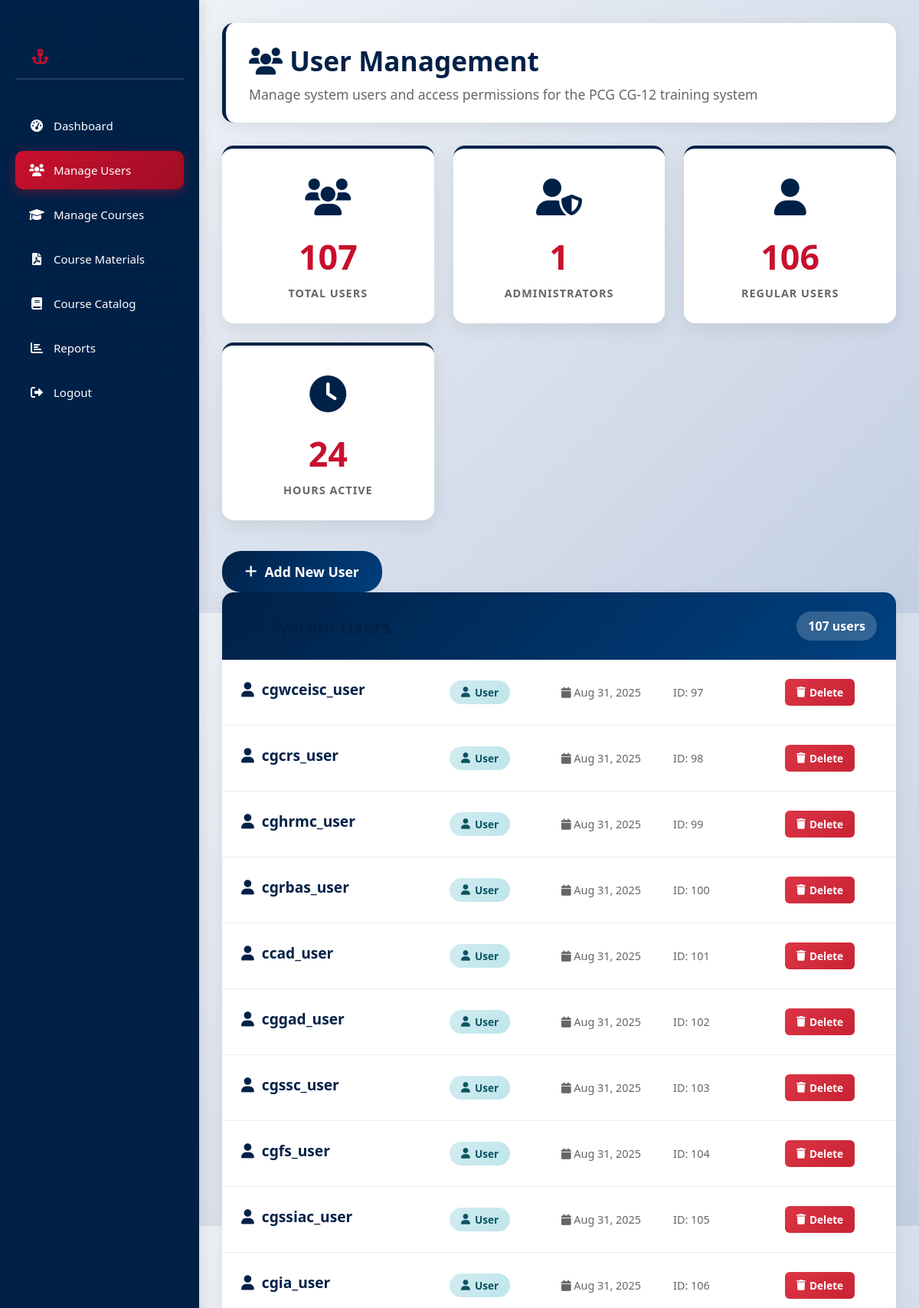
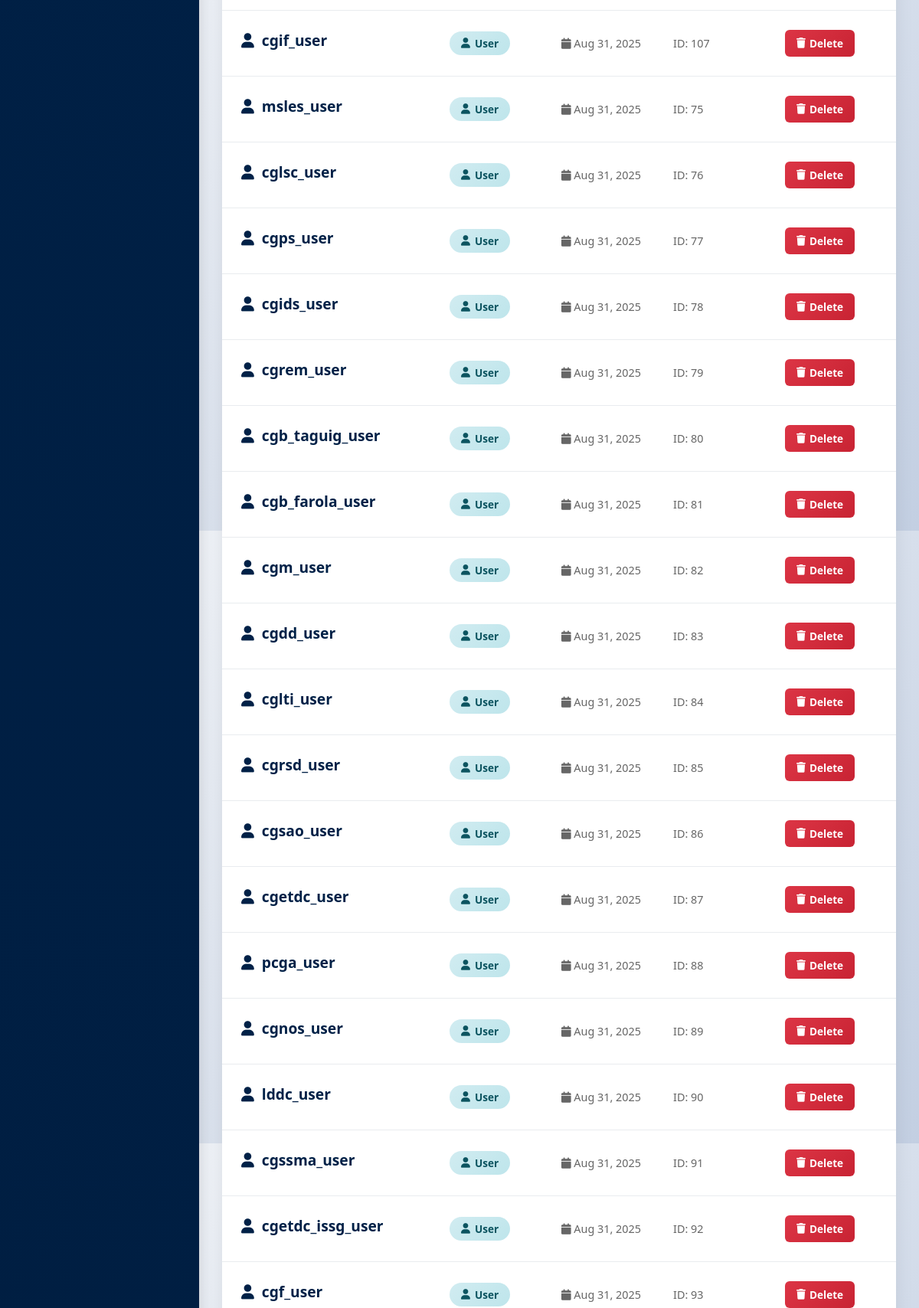
The app's page /manage-users-fixed.php (signed in, upper part) with its own data (2 pictures, top to bottom).
### tables this page shows
CREATE TABLE `users` (
  `id` int(11) NOT NULL,
  `username` varchar(50) NOT NULL,
  `password` varchar(255) NOT NULL,
  `email` varchar(100) DEFAULT NULL,
  `role` enum('admin','user') DEFAULT 'user',
  `unit_id` int(11) DEFAULT NULL,
  `created_at` timestamp NOT NULL DEFAULT current_timestamp()
);

### manage-users-fixed.php (the view, shortened to what this page needs)
<?php
include 'db.php';
$table_exists = false;
$has_created_at = false;
$check_table = $conn->query("SHOW TABLES LIKE 'users'");
if ($check_table && $check_table->num_rows > 0) {
    $table_exists = true;
    $check_column = $conn->query("SHOW COLUMNS FROM users LIKE 'created_at'");
    $has_created_at = $check_column && $check_column->num_rows > 0;
}
$users_result = null;
if ($table_exists) {
    if ($has_created_at) {
        $users_query = "SELECT * FROM users ORDER BY created_at DESC";
    } else {
        $users_query = "SELECT * FROM users ORDER BY id DESC";
    }
    $users_result = $conn->query($users_query);
}
?>
<!DOCTYPE html>
<html lang="en">
<head>
    <link rel="stylesheet" href="admin-style-enhanced.css">
    <link rel="stylesheet" href="https://cdnjs.cloudflare.com/ajax/libs/font-awesome/6.0.0/css/all.min.css">
</head>
<body>
    <div class="sidebar">
        <h2><i class="fas fa-anchor"></i> CG-12 Admin</h2>
        <ul>
            <li><a href="admin-dashboard-with-logo.php"><i class="fas fa-tachometer-alt"></i> Dashboard</a></li>
            <li><a href="manage-users-fixed.php" class="active"><i class="fas fa-users"></i> Manage Users</a></li>
            <li><a href="manage-courses.php"><i class="fas fa-graduation-cap"></i> Manage Courses</a></li>
            <li><a href="course-materials.php"><i class="fas fa-file-pdf"></i> Course Materials</a></li>
            <li><a href="course-catalog.php"><i class="fas fa-book"></i> Course Catalog</a></li>
            <li><a href="reports.html"><i class="fas fa-chart-bar"></i> Reports</a></li>
            <li><a href="logout.php"><i class="fas fa-sign-out-alt"></i> Logout</a></li>
        </ul>
    </div>
    <div class="main-content">
        <header>
            <h1><i class="fas fa-users"></i> User Management</h1>
            <p>Manage system users and access permissions for the PCG CG-12 training system</p>
        </header>
        <?php if ($table_exists && $users_result): ?>
            <div class="stats-row">
                <div class="stat-card">
                    <div class="stat-icon"><i class="fas fa-users"></i></div>
                    <div class="stat-number"><?php echo $users_result->num_rows; ?></div>
                    <div class="stat-label">Total Users</div>
                </div>
                <div class="stat-card">
                    <div class="stat-icon"><i class="fas fa-user-shield"></i></div>
                    <div class="stat-number">
                        <?php
                        $admin_count = 0;
                        $users_result->data_seek(0);
                        while ($user = $users_result->fetch_assoc()) {
                            if ($user['role'] == 'admin') $admin_count++;
                        }
                        echo $admin_count;
                        ?>
                    </div>
                    <div class="stat-label">Administrators</div>
                </div>
                <div class="stat-card">
                    <div class="stat-icon"><i class="fas fa-user"></i></div>
                    <div class="stat-number"><?php echo $users_result->num_rows - $admin_count; ?></div>
                    <div class="stat-label">Regular Users</div>
                </div>
                <div class="stat-card">
                    <div class="stat-icon"><i class="fas fa-clock"></i></div>
                    <div class="stat-number">24</div>
                    <div class="stat-label">Hours Active</div>
                </div>
            </div>
            <button class="toggle-form" onclick="toggleForm()">
                <i class="fas fa-plus"></i> Add New User
            </button>
            <div class="users-table">
                <div class="table-header">
                    <h2><i class="fas fa-list"></i> System Users</h2>
                    <span style="background: rgba(255,255,255,0.2); padding: 8px 15px; border-radius: 20px; font-weight: 600;"><?php echo $users_result->num_rows; ?> users</span>
                </div>
                <?php if ($users_result->num_rows > 0): ?>
                    <?php
                    $users_result->data_seek(0);
                    while($user = $users_result->fetch_assoc()):
                    ?>
                        <div class="user-row">
                            <div class="user-info">
                                <h4><i class="fas fa-user"></i> <?php echo htmlspecialchars($user['username']); ?></h4>
                            </div>
                            <div>
                                <span class="user-role role-<?php echo $user['role']; ?>">
                                    <i class="fas fa-<?php echo $user['role'] == 'admin' ? 'user-shield' : 'user'; ?>"></i>
                                    <?php echo ucfirst($user['role']); ?>
                                </span>
                            </div>
                            <div style="color: #666; font-size: 0.9em;">
                                <i class="fas fa-calendar"></i>
                                <?php
                                if ($has_created_at && isset($user['created_at'])) {
                                    echo date('M j, Y', strtotime($user['created_at']));
                                } else {
                                    echo 'N/A';
                                }
                                ?>
                            </div>
                            <div style="color: #666; font-size: 0.9em;">
                                ID: <?php echo $user['id']; ?>
                            </div>
                            <div class="user-actions">
                                <?php if ($user['username'] != $_SESSION['username']): ?>
                                    <form method="POST" style="display: inline;" onsubmit="return confirm('Are you sure you want to delete this user?')">
                                        <button type="submit" class="btn-delete">
                                            <i class="fas fa-trash"></i> Delete
                                        </button>
                                    </form>
                                <?php else: ?>
                                    <span class="protected-user">
                                        <i class="fas fa-shield-alt"></i> Protected
                                    </span>
                                <?php endif; ?>
                            </div>
                        </div>
                    <?php endwhile; ?>
                <?php endif; ?>
            </div>
        <?php endif; ?>
    </div>
</body>
</html>

### admin-style-enhanced.css (style rules this page uses)
* { margin: 0; padding: 0; box-sizing: border-box; font-family: "Segoe UI", Tahoma, Geneva, Verdana, sans-serif; }
body { display: flex; min-height: 100vh; background: linear-gradient(135deg, #f5f7fa 0%, #c3cfe2 100%); color: #333; }
.sidebar { width: 260px; background: linear-gradient(180deg, #002147 0%, #001a3a 100%); color: #fff; padding: 25px 20px; position: fixed; height: 100%; z-index: 1000; box-shadow: 4px 0 15px rgba(0,0,0,0.1); }
.sidebar h2 { font-size: 20px; margin-bottom: 35px; text-align: center; border-bottom: 2px solid #ffffff20; padding-bottom: 15px; font-weight: 600; letter-spacing: 1px; }
.sidebar h2 i { margin-right: 10px; color: #c8102e; }
.sidebar ul { list-style: none; }
.sidebar ul li { margin: 8px 0; }
.sidebar ul li a { color: #fff; text-decoration: none; font-size: 15px; display: flex; align-items: center; padding: 15px 18px; border-radius: 10px; transition: all 0.3s ease; font-weight: 500; }
.sidebar ul li a i { margin-right: 12px; width: 20px; text-align: center; font-size: 16px; }
.sidebar ul li a.active { background: linear-gradient(135deg, #c8102e 0%, #a00d26 100%); box-shadow: 0 4px 15px rgba(200, 16, 46, 0.4); }
.main-content { margin-left: 260px; padding: 30px; flex: 1; width: calc(100% - 260px); min-height: 100vh; background: transparent; }
header { margin-bottom: 30px; background: white; padding: 25px 30px; border-radius: 15px; box-shadow: 0 4px 20px rgba(0,0,0,0.08); border-left: 5px solid #002147; }
header h1 { color: #002147; font-size: 2.2em; margin-bottom: 8px; font-weight: 600; }
header p { color: #666; font-size: 1.1em; margin: 0; }
.stat-card { background: white; padding: 30px; border-radius: 15px; box-shadow: 0 8px 25px rgba(0,0,0,0.08); text-align: center; border-top: 4px solid #002147; transition: all 0.3s ease; position: relative; overflow: hidden; }
.stat-card::before { content: ''; position: absolute; top: 0; left: -100%; width: 100%; height: 100%; background: linear-gradient(90deg, transparent, rgba(255,255,255,0.4), transparent); transition: left 0.5s; }
h2 { margin: 35px 0 20px; font-size: 1.6em; color: #002147; text-align: left; font-weight: 600; }
button { padding: 10px 16px; background: linear-gradient(135deg, #002147 0%, #004080 100%); color: white; border: none; border-radius: 8px; margin-right: 8px; cursor: pointer; transition: all 0.3s ease; font-size: 13px; font-weight: 600; }
button:last-child { margin-right: 0; }
.course-card, .stat-card, .table-wrapper { animation: fadeInUp 0.6s ease forwards; }

### records on screen
users: username "cgwceisc_user", role "User", created_at "Aug 31, 2025", id "97"
users: username "cgcrs_user", role "User", created_at "Aug 31, 2025", id "98"
users: username "cghrmc_user", role "User", created_at "Aug 31, 2025", id "99"
users: username "cgrbas_user", role "User", created_at "Aug 31, 2025", id "100"
users: username "ccad_user", role "User", created_at "Aug 31, 2025", id "101"
users: username "cggad_user", role "User", created_at "Aug 31, 2025", id "102"
users: username "cgssc_user", role "User", created_at "Aug 31, 2025", id "103"
users: username "cgfs_user", role "User", created_at "Aug 31, 2025", id "104"
users: username "cgssiac_user", role "User", created_at "Aug 31, 2025", id "105"
users: username "cgia_user", role "User", created_at "Aug 31, 2025", id "106"
users: username "cgif_user", role "User", created_at "Aug 31, 2025", id "107"
users: username "msles_user", role "User", created_at "Aug 31, 2025", id "75"
users: username "cglsc_user", role "User", created_at "Aug 31, 2025", id "76"
users: username "cgps_user", role "User", created_at "Aug 31, 2025", id "77"
users: username "cgids_user", role "User", created_at "Aug 31, 2025", id "78"
users: username "cgrem_user", role "User", created_at "Aug 31, 2025", id "79"
users: username "cgb_taguig_user", role "User", created_at "Aug 31, 2025", id "80"
users: username "cgb_farola_user", role "User", created_at "Aug 31, 2025", id "81"
users: username "cgm_user", role "User", created_at "Aug 31, 2025", id "82"
users: username "cgdd_user", role "User", created_at "Aug 31, 2025", id "83"
users: username "cglti_user", role "User", created_at "Aug 31, 2025", id "84"
users: username "cgrsd_user", role "User", created_at "Aug 31, 2025", id "85"
users: username "cgsao_user", role "User", created_at "Aug 31, 2025", id "86"
users: username "cgetdc_user", role "User", created_at "Aug 31, 2025", id "87"
users: username "pcga_user", role "User", created_at "Aug 31, 2025", id "88"
users: username "cgnos_user", role "User", created_at "Aug 31, 2025", id "89"
users: username "lddc_user", role "User", created_at "Aug 31, 2025", id "90"
users: username "cgssma_user", role "User", created_at "Aug 31, 2025", id "91"
users: username "cgetdc_issg_user", role "User", created_at "Aug 31, 2025", id "92"
users: username "cgf_user", role "User", created_at "Aug 31, 2025", id "93"

### other values on screen
$users_result->num_rows "107"
$admin_count "1"
$users_result->num_rows - $admin_count "106"
